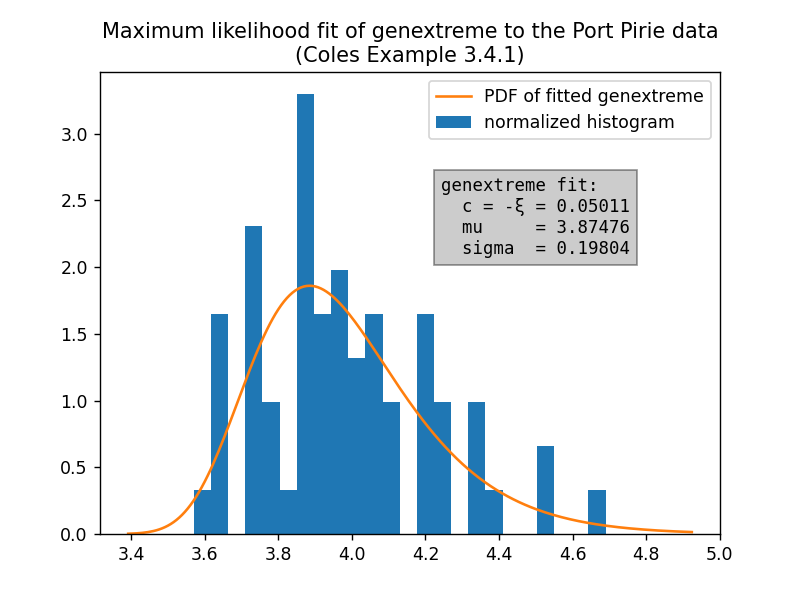

The script that saved this image:


import numpy as np
import matplotlib.pyplot as plt
from scipy.stats import genextreme


x = np.genfromtxt('data/portpirie.csv',
                  dtype=[('year', int), ('max', float)])
years = x['year']
maxima = x['max']


# Note that Coles' shape parameter xi is the opposite sign of scipy's c.
c, mu, sigma = genextreme.fit(maxima)
print("Fit of generalized extreme distribution")
print(f"Shape c:     {c:7.4f} (note that Coles' ξ = -c)")
print(f"Loc mu:      {mu:7.4f}")
print(f"Scale sigma: {sigma:7.4f}")


plt.figure(1)
plt.plot(years, maxima, '.')
plt.xlabel('Year')
plt.ylabel('Sea-level (meters)')
plt.title('Annual maximum sea levels at Port Pirie, South Australia\n'
          '(Figure 1.1 of Coles (2001))')

plt.figure(2)
plt.hist(maxima, bins=24, density=True, label='normalized histogram')
xx = np.linspace(0.95*maxima.min(), 1.05*maxima.max(), 200)
plt.plot(xx, genextreme.pdf(xx, c, loc=mu, scale=sigma),
         label='PDF of fitted genextreme')
plt.text(maxima.min() + 0.6*maxima.ptp(), 2.1,
         f'genextreme fit:\n  c = -ξ = {c:.5f}\n'
         f'  mu     = {mu:.5f}\n  sigma  = {sigma:.5f}',
         fontfamily='monospace',
         bbox=dict(facecolor='gray', alpha=0.4))
plt.legend()
plt.title('Maximum likelihood fit of genextreme to the Port Pirie data\n'
          '(Coles Example 3.4.1)')
# plt.show()
plt.savefig('plot_portpirie.png', dpi=125)
